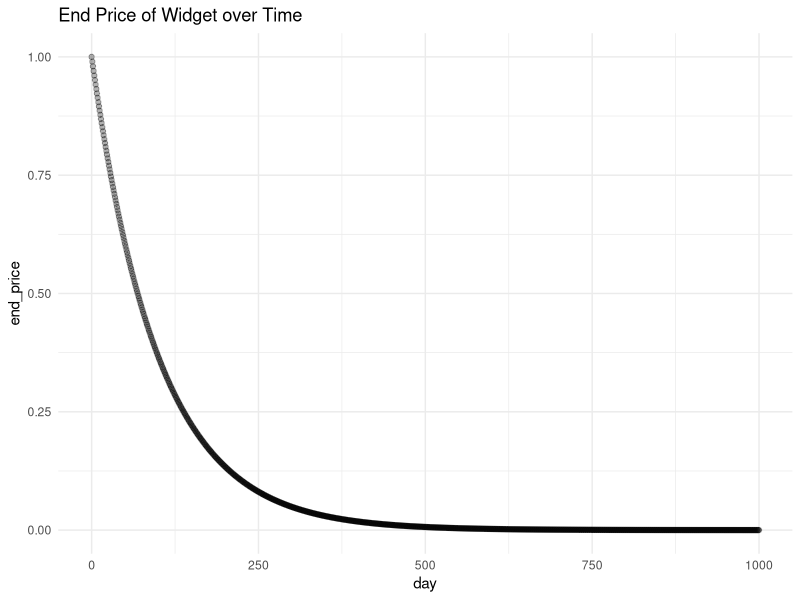

R code for this plot:
## ---- chunk 1
n <- log(.5)/log(.99)
n
## ---- chunk 2
knitr::opts_chunk$set(echo = TRUE)
library(tidyverse)
## ---- chunk 3
discount_func <- function(x) {
  (x-x*.1)*1.1
}
## ---- chunk 4
discount_func(1)
discount_func(.99)
discount_func(.9801)
## ---- chunk 5
accumulate(1:4, ~discount_func(.))
## ---- chunk 6
days_tbl <- tibble(
  day = c(0:1000),
  end_price = accumulate(c(1:1001), ~discount_func(.))
)
head(days_tbl)
## ---- chunk 7
ggplot(days_tbl, aes(x = day, y = end_price)) +
  geom_point(alpha = .3) +
  theme_minimal() +
  labs(
    title = "End Price of Widget over Time"
  )
## ---- chunk 8
days_tbl %>%
  filter(end_price <= .5) %>%
  slice(1)
